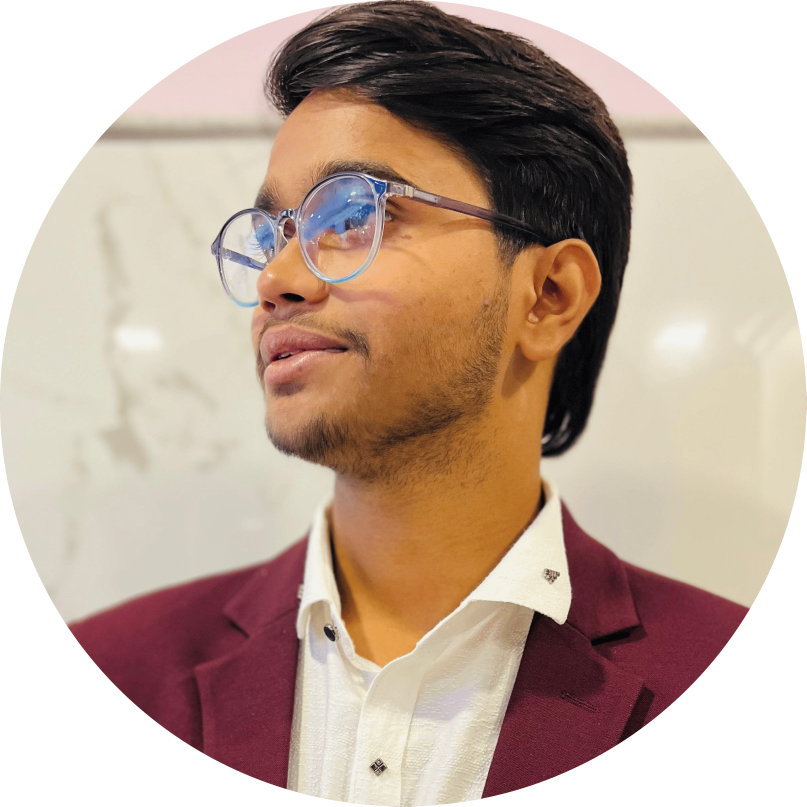
#> input picture source-photo-alpha.png, 2419 x 2419 px (shown at 1/3 size)
$ python make_ascii_svg.py ../source-photo-alpha.png out.png
#> lines starting #> are read from the running program, lines starting #| are printed output that depends on the picture
#!/usr/bin/env python3
"""
make_ascii_svg.py — convert a prepped grayscale portrait into a
self-typing, monochrome ASCII-art SVG.

The prepped image is downsampled to a character grid; each pixel's
brightness selects a glyph from a density ramp (sparse -> dense).

IMPORTANT finding from testing against the live rendered profile page:
GitHub's SVG sanitizer strips the entire <style> tag (not just SMIL
<animate>/<animateTransform> — CSS @keyframes inside <style> get
stripped too). Any color/font defined only via a CSS class silently
disappears, which is why text rendered invisible even with "working"
CSS animation code. The fix is to put font-family/font-size/fill
directly as presentation ATTRIBUTES on each element (never inside
<style>) — exactly how the contribution heatmap's cell colors survive
(they're set via a "fill" attribute per <rect>, not a CSS class).
So: no <style>, no animation, plain attributes only.

Usage: python3 make_ascii_svg.py [source-prepped.png] [avi-ascii.svg]
"""
import os
import sys
from PIL import Image

RAMP = " .`:-=+*cs#%@"   # bright (sparse) -> dark (dense)
COLS = 100
ROWS = 53
FONT_SIZE = 8.6
CHAR_W = FONT_SIZE * 0.6     # monospace advance width
LINE_H = FONT_SIZE * 1.0
FILL = "#8b96a5"             # single light-gray fill (monochrome, no rainbow)
BG = "#0d1117"               # GitHub-dark canvas so the SVG looks native on profile


def img_to_ascii_rows(path, cols=COLS, rows=ROWS):
    im = Image.open(path).convert("L")
    # Slight blur before downsampling smooths skin/hair micro-texture so
    # the ramp responds to facial shape, not per-pixel noise.
    im = im.filter(__import__("PIL.ImageFilter", fromlist=["GaussianBlur"]).GaussianBlur(radius=2))
    im = im.resize((cols, rows), Image.LANCZOS)
    px = im.load()
    ramp_len = len(RAMP)
    out_rows = []
    for y in range(rows):
        line = []
        for x in range(cols):
            v = px[x, y] / 255.0          # 0 = black, 1 = white
            idx = int((1.0 - v) * (ramp_len - 1))
            line.append(RAMP[idx])
        out_rows.append("".join(line))
    return out_rows


def esc(s):
    return (s.replace("&", "&amp;").replace("<", "&lt;").replace(">", "&gt;"))


def build_svg(rows, static=False):
    width = COLS * CHAR_W + 24
    height = ROWS * LINE_H + 24
    pad_x, pad_y = 12, 16

    parts = []
    parts.append(
        f'<svg xmlns="http://www.w3.org/2000/svg" '
        f'width="{width:.0f}" height="{height:.0f}" viewBox="0 0 {width:.0f} {height:.0f}">'
    )
    parts.append(f'<rect width="100%" height="100%" fill="{BG}" rx="10"/>')

    font_attrs = (
        f'font-family="SFMono-Regular,Consolas,Liberation Mono,Menlo,monospace" '
        f'font-size="{FONT_SIZE}" fill="{FILL}" xml:space="preserve"'
    )

    for i, row in enumerate(rows):
        y = pad_y + (i + 1) * LINE_H
        if not row.strip():
            continue  # blank row, nothing to draw
        parts.append(f'<text x="{pad_x}" y="{y}" {font_attrs}>{esc(row)}</text>')

    parts.append('</svg>')
    return "\n".join(parts)


def main():
    src = sys.argv[1] if len(sys.argv) > 1 else "source-prepped.png"
    out = sys.argv[2] if len(sys.argv) > 2 else "manish-ascii.svg"
    static = os.environ.get("STATIC") == "1"

    rows = img_to_ascii_rows(src)
#> in img_to_ascii_rows, `im = Image.open(path).convert("L")`:
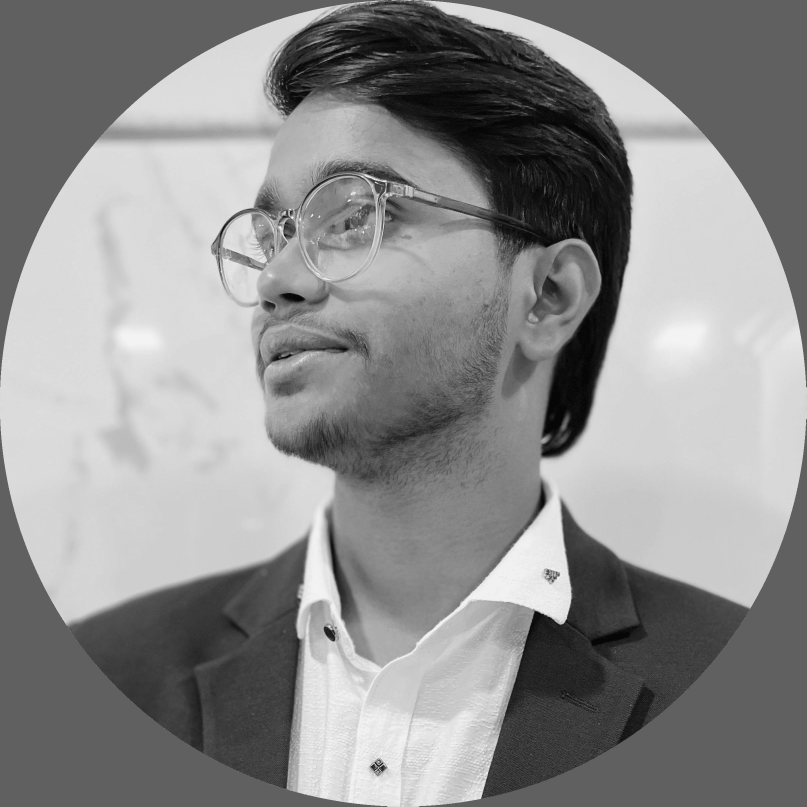
#> im: PIL image 2419x2419 L (shown at 1/3 size); min 6, max 243, mean 140.7
#> in img_to_ascii_rows, `im = im.resize((cols, rows), Image.LANCZOS)`:
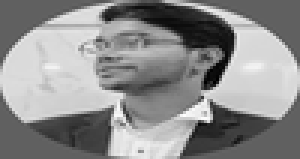
#> im: PIL image 100x53 L (shown 3 times larger); min 0, max 254, mean 140.8
#> after the loop in img_to_ascii_rows, `for y in range(rows):`: out_rows = 53 items
#> rows = 53 items
    svg = build_svg(rows, static=static)
#> the loop in build_svg, `for i, row in enumerate(rows):` made 53 passes
#> y on passes 1 to 12: 24.6, 33.2, 41.8, 50.4, 59, 67.6, 76.2, 84.8, 93.4, 102, 110.6, 119.2
#> after the loop in build_svg, `for i, row in enumerate(rows):`: parts = 55 items
    with open(out, "w") as f:
        f.write(svg)
    print(f"wrote {out}  ({COLS}x{ROWS} chars, static={static})")


if __name__ == "__main__":
    main()
